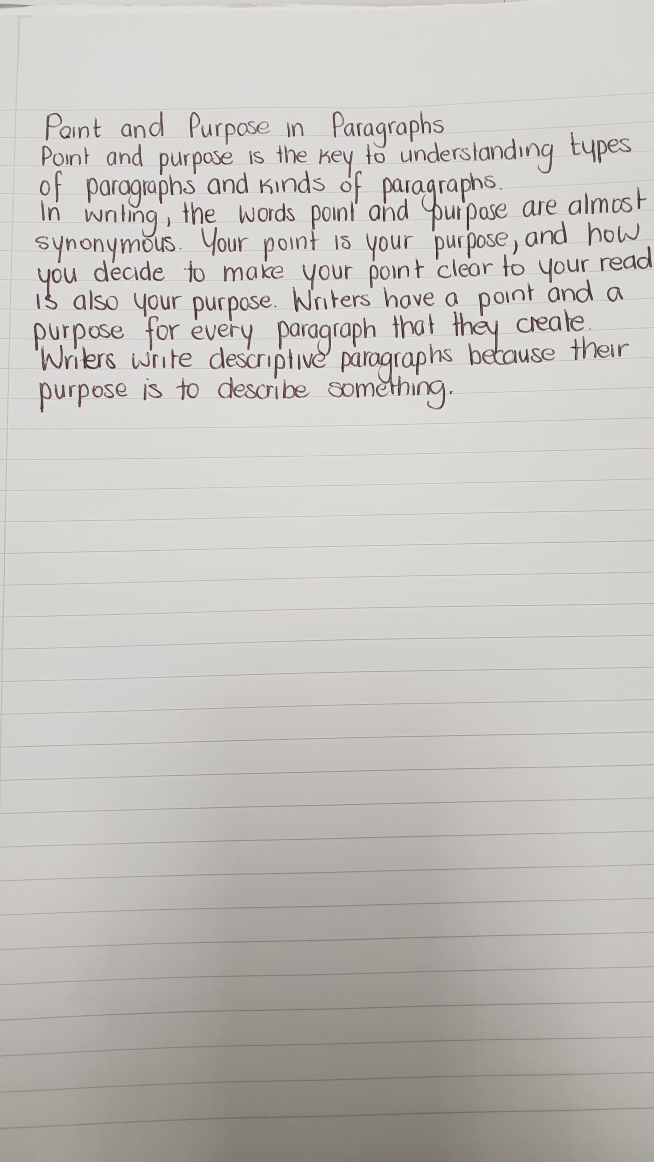
#> input picture src/backend/main-test.jpg, 1960 x 3486 px, found by its file name (shown at 1/3 size)
$ python -i image.py   (imports and definitions only)
#> lines starting #> are read from the running program, lines starting #| are printed output that depends on the picture; after the words box and inside, x2 and y2 are one past the last pixel; in counts of white or black regions, pixels touching at a corner belong together
import cv2
import os
import numpy as np

DOWNLOAD_DIRECTORY = '{}/tmp-images'.format(os.getcwd())


def round_down(num, divisor):
    return num - (num % divisor)


def remove_shadow(image):
    rgb_planes = cv2.split(image)

    result_planes = []
    for plane in rgb_planes:
        dilated_img = cv2.dilate(plane, np.ones((5, 5), np.uint8))
        bg_img = cv2.medianBlur(dilated_img, 21)
        diff_img = 255 - cv2.absdiff(plane, bg_img)
        result_planes.append(diff_img)

    return cv2.merge(result_planes)


def process_image(filename):
#> called with filename = 'main-test.jpg'
    image = cv2.imread('{}/{}'.format(DOWNLOAD_DIRECTORY, filename))
#> image is the input picture: shape (3486, 1960, 3); mean B, G, R 190.1, 194.2, 196.8
    image = cv2.resize(image, None, fx=0.5, fy=0.5)
#> image: shape (1743, 980, 3)
    image = remove_shadow(image)
#> the loop in remove_shadow, `for plane in rgb_planes:` made 3 passes
#> pass 1, in remove_shadow, `dilated_img = cv2.dilate(plane, np.ones((5, 5), np.uint8))`:
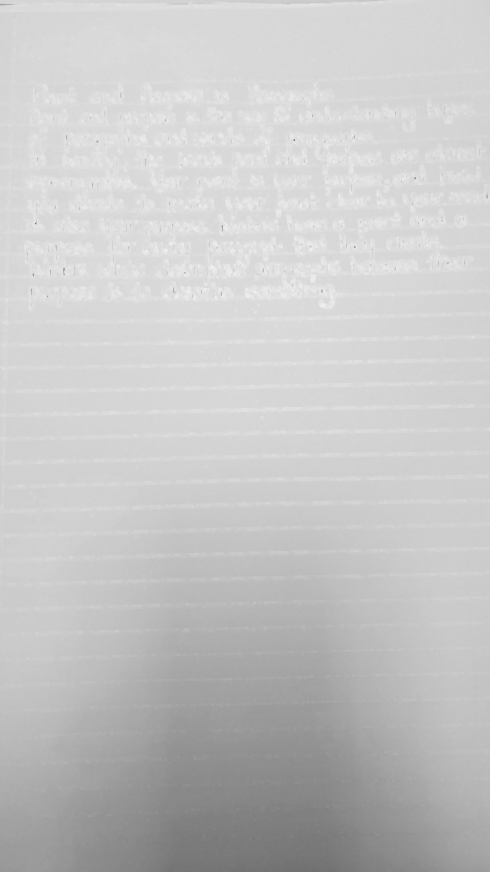
#> dilated_img: shape (1743, 980) (shown at 1/2 size); min 91, max 239, mean 198.1
#> pass 1, in remove_shadow, `diff_img = 255 - cv2.absdiff(plane, bg_img)`:
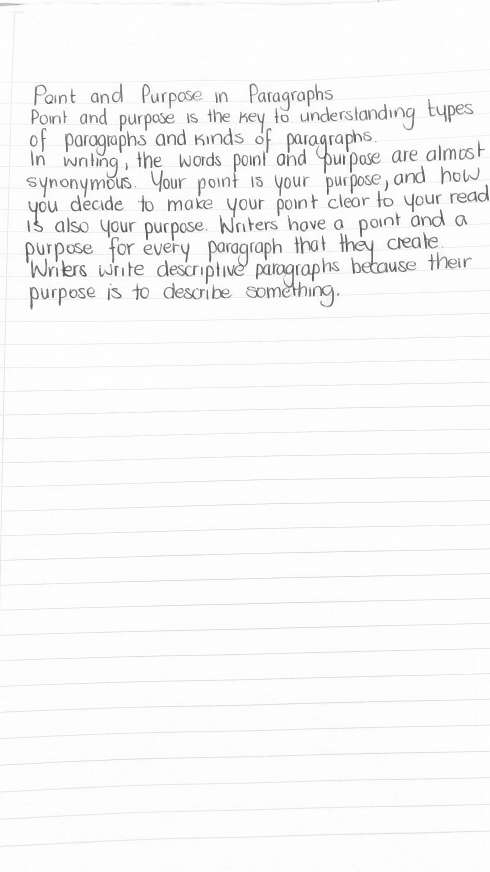
#> diff_img: shape (1743, 980) (shown at 1/2 size); min 32, max 255, mean 247.5
#> after the loop in remove_shadow, `for plane in rgb_planes:`: result_planes = 3 items

    gray = cv2.cvtColor(image, cv2.COLOR_BGR2GRAY)
    th, threshed = cv2.threshold(gray, 150, 255, cv2.THRESH_BINARY_INV)
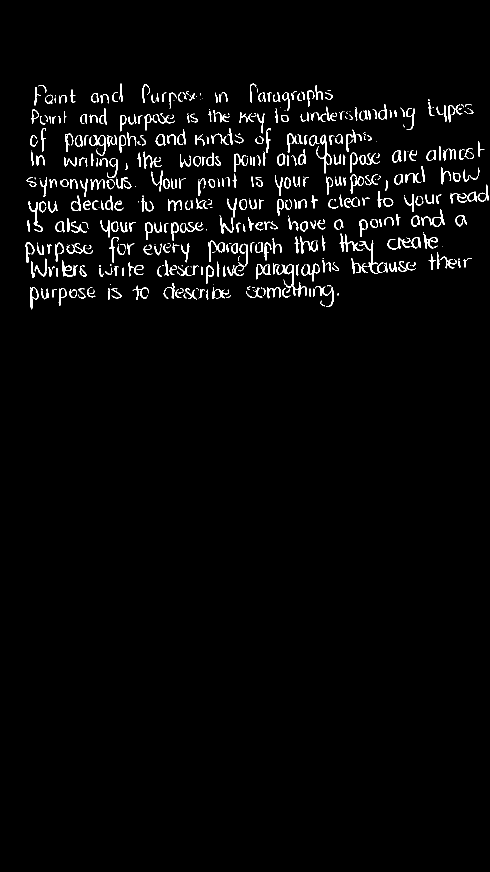
#> threshed: shape (1743, 980) (shown at 1/2 size); 2.5% white in thin lines or dots, all inside (x1, y1, x2, y2) = (51, 167, 978, 619)
    kernel = cv2.getStructuringElement(cv2.MORPH_CROSS, (6, 5))
    dilated = cv2.dilate(threshed, kernel, iterations=8)
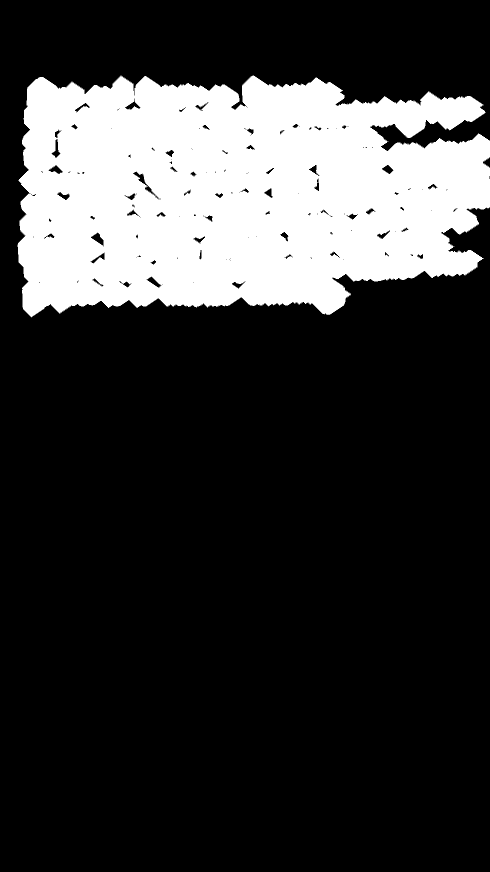
#> dilated: shape (1743, 980) (shown at 1/2 size); 21.5% white; 1 white region

    components = cv2.findContours(dilated, cv2.RETR_EXTERNAL, cv2.CHAIN_APPROX_SIMPLE)[0]
#> components = 1 contour; box (x1, y1, x2, y2) and area: (35, 151, 980, 635) 371546
    j = 0
    for component in sorted(components, key=lambda c: (round_down(c.tolist()[0][0][1], 35), c.tolist()[0][0][0])):
        if cv2.contourArea(component) < 300:
            continue

        (x, y, w, h) = cv2.boundingRect(component)
        word = image[y - 5:y + h + 5, x - 5:x + w + 5]
        cv2.imwrite('{}/{}-{}'.format(DOWNLOAD_DIRECTORY, j, filename), word)
        j += 1
#> this loop made 1 pass
#> (x, y, w, h, j) on pass 1: (35, 151, 945, 484, 1)
#> pass 1, in process_image, `word = image[y - 5:y + h + 5, x - 5:x + w + 5]`:
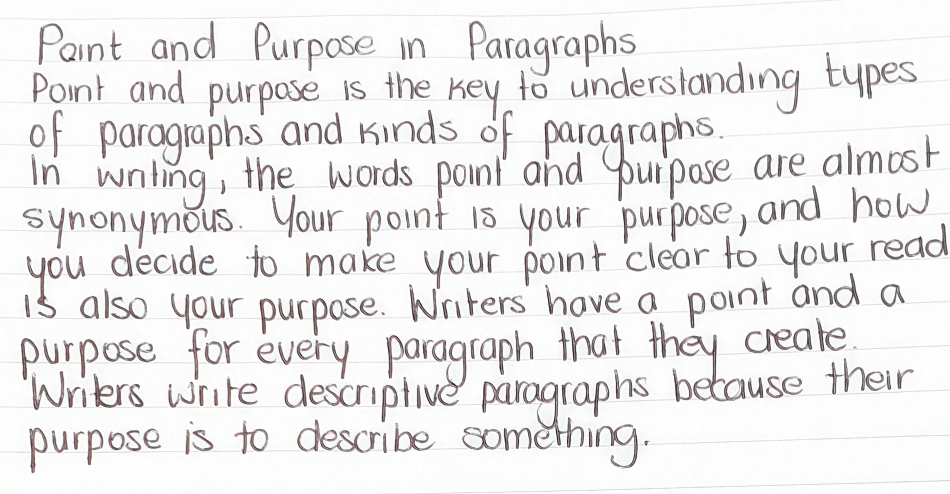
#> word: shape (494, 950, 3); mean B, G, R 235.3, 235.2, 236.4
#> after the loop, j = 1

>>> result = process_image('main-test.jpg')

$ run again, on src/backend/no_lines.jpg
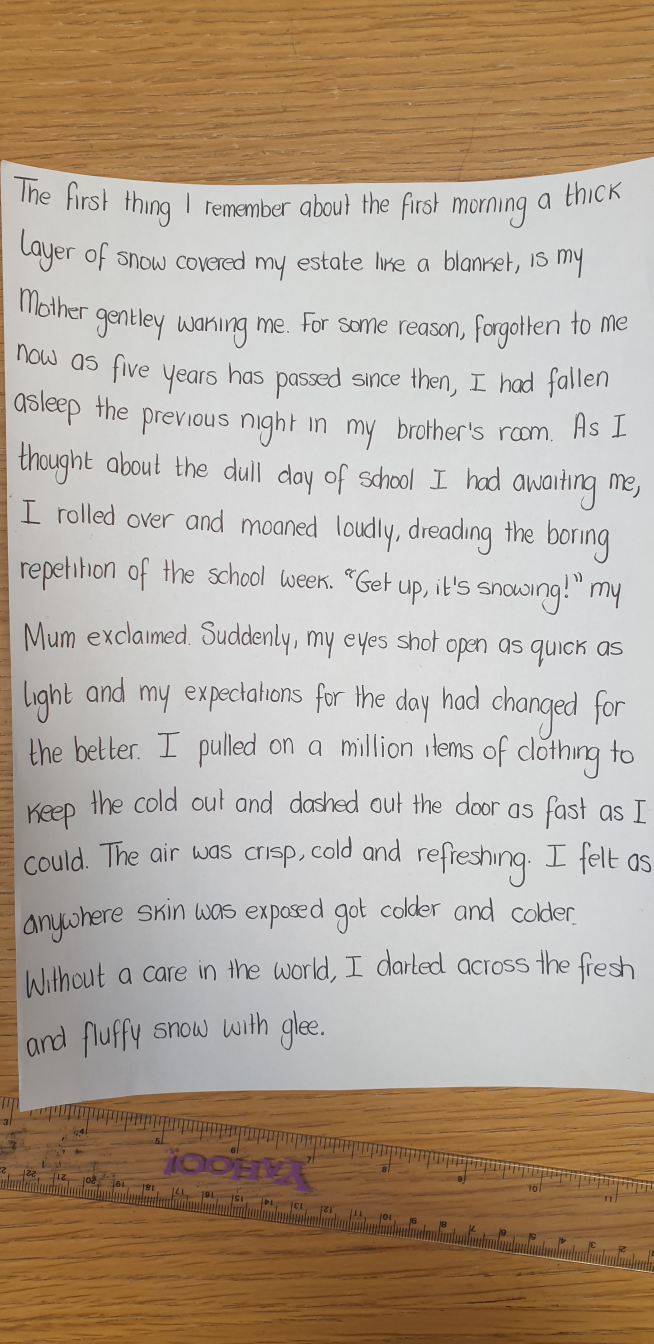
#> input picture src/backend/no_lines.jpg, 1960 x 4032 px, found by its file name (shown at 1/3 size)
#> in process_image, image is the input picture: shape (4032, 1960, 3); mean B, G, R 151.8, 167, 181
#> image: shape (2016, 980, 3)
#> the loop in remove_shadow, `for plane in rgb_planes:` made 3 passes
#> after the loop in remove_shadow, `for plane in rgb_planes:`:
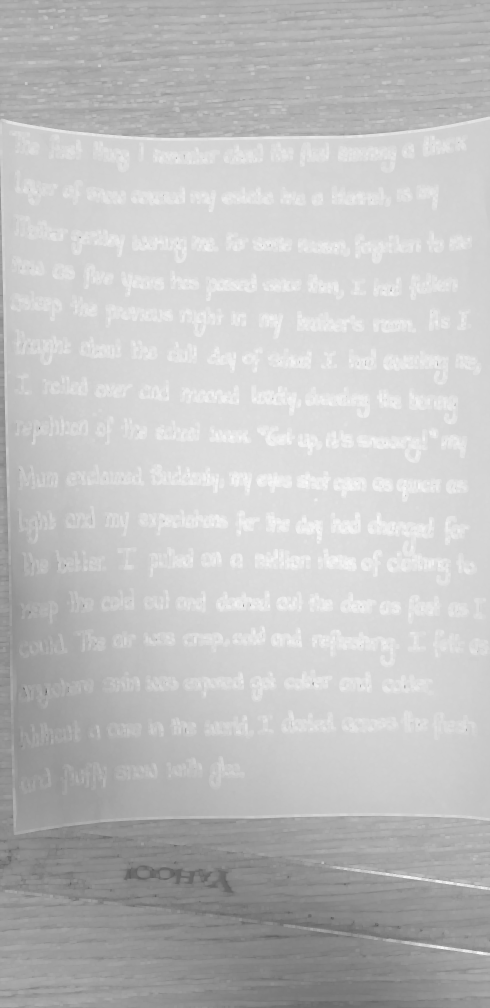
#> dilated_img: shape (2016, 980) (shown at 1/2 size); min 75, max 248, mean 192.2
#> after the loop in remove_shadow, `for plane in rgb_planes:`: result_planes = 3 items
#> threshed: shape (2016, 980); 3.2% white in thin lines or dots, all inside (x1, y1, x2, y2) = (0, 261, 976, 1665)
#> in process_image, `dilated = cv2.dilate(threshed, kernel, iterations=8)`:
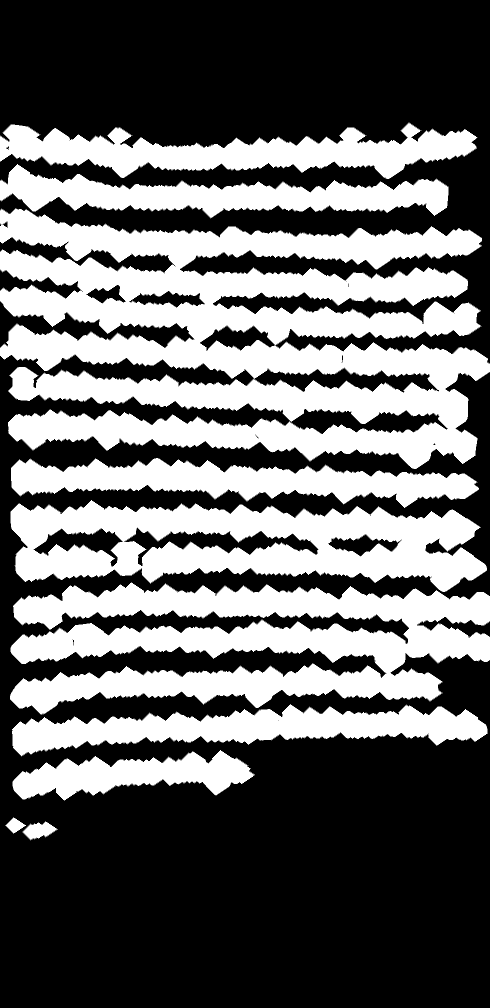
#> dilated: shape (2016, 980) (shown at 1/2 size); 38.8% white; 10 white regions
#> components = 10 contours; largest, box (x1, y1, x2, y2) and area: (0, 416, 980, 938) 307516, (20, 1164, 980, 1429) 140638, (21, 1000, 974, 1184) 118412, (0, 245, 955, 358) 51578, (24, 1408, 975, 1513) 48307
#> the loop in process_image, `for component in sorted(components, key=lambda c: (round_down(c.tolist..` made 10 passes
#> (x, y, w, h) on passes 1 to 8: (0, 245, 955, 113), (0, 328, 897, 109), (0, 416, 980, 522), (22, 916, 936, 100), (21, 1000, 953, 184), (20, 1164, 960, 265), (24, 1408, 951, 105), (25, 1500, 485, 102)
#> after the loop in process_image, `for component in sorted(components, key=lambda c: (round_down(c.tolist..`: j = 10
